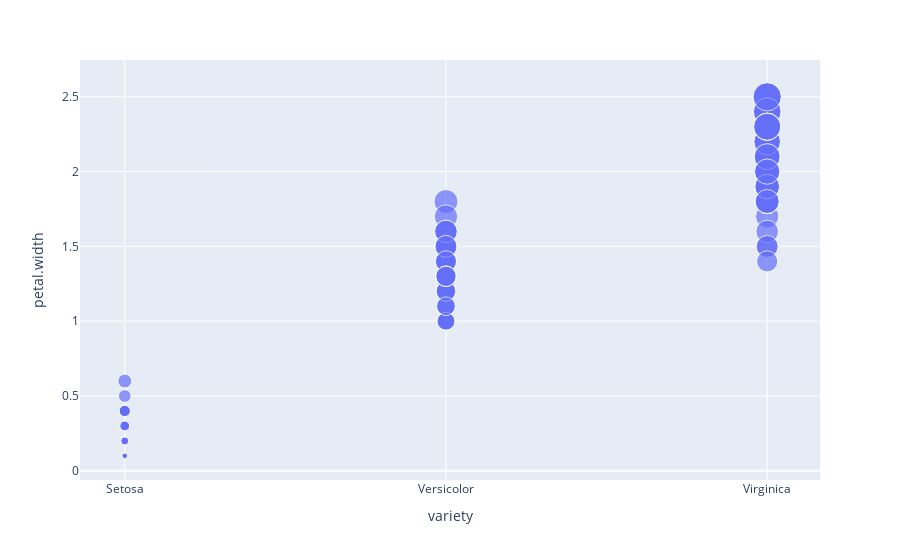

Write notebook code for a chart like this one.
### Code cell
# Visualize Data
px.scatter(df, x='variety',y='petal.width', size='petal.width')

### Figure 1 — Plotly figure (JSON) as saved in the notebook; plotly's stock layout.template omitted (floating-point values rounded to 4 significant figures; data arrays with more than 128 entries replaced by an {"elided": "..."} marker saying what was removed)
{"data": [{"hovertemplate": "variety=%{x}<br>petal.width=%{marker.size}<extra></extra>", "legendgroup": "", "marker": {"color": "#636efa", "size": {"elided": "150 float values"}, "sizemode": "area", "sizeref": 0.00625, "symbol": "circle"}, "mode": "markers", "name": "", "orientation": "v", "showlegend": false, "type": "scatter", "x": {"elided": "150 str values"}, "xaxis": "x", "y": {"elided": "150 float values"}, "yaxis": "y"}], "layout": {"legend": {"itemsizing": "constant", "tracegroupgap": 0}, "margin": {"t": 60}, "xaxis": {"anchor": "y", "domain": [0, 1], "title": {"text": "variety"}}, "yaxis": {"anchor": "x", "domain": [0, 1], "title": {"text": "petal.width"}}}}
